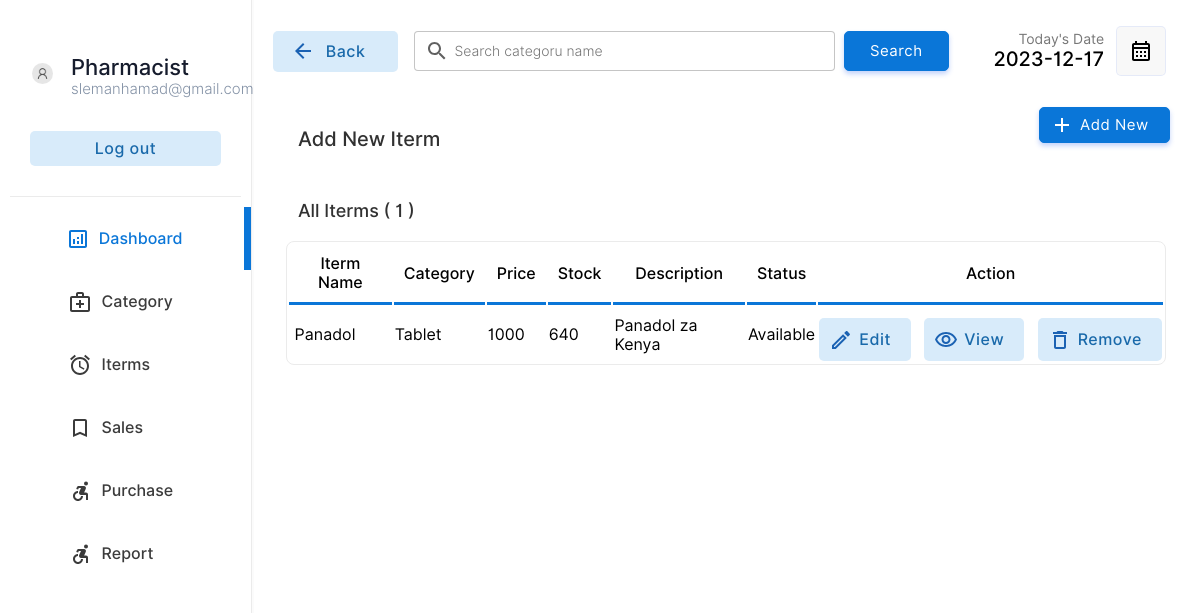
Page /pharmacist/iterm.php (signed in) on the committed database.
### tables this page shows
CREATE TABLE `iterm` (
  `iterm_id` int NOT NULL AUTO_INCREMENT,
  `iterm_name` varchar(255) NOT NULL,
  `stock` int NOT NULL DEFAULT '0',
  `iterm_price` float NOT NULL DEFAULT '0',
  `iterm_description` varchar(500) DEFAULT NULL,
  `status` varchar(255) NOT NULL DEFAULT 'Active',
  `category_id` int NOT NULL,
  `user_id` int NOT NULL,
  PRIMARY KEY (`iterm_id`),
  KEY `item_FK` (`category_id`),
  CONSTRAINT `item_FK` FOREIGN KEY (`category_id`) REFERENCES `category` (`category_id`) ON DELETE CASCADE ON UPDATE CASCADE
);

CREATE TABLE `category` (
  `category_id` int NOT NULL AUTO_INCREMENT,
  `category_name` varchar(100) NOT NULL,
  `category_status` int DEFAULT NULL,
  `user_id` int NOT NULL,
  PRIMARY KEY (`category_id`)
);

### pharmacist/iterm.php (the view, shortened to what this page needs)
<!DOCTYPE html>
<html lang="en">
<head>
    <link rel="stylesheet" href="../css/animations.css">
    <link rel="stylesheet" href="../css/main.css">
    <link rel="stylesheet" href="../css/admin.css">
</head>
<body>
    <?php
    include("../connection.php");
    ?>
    <div class="container">
        <div class="menu">
            <table class="menu-container" border="0">
                <tr>
                    <td style="padding:10px" colspan="2">
                        <table border="0" class="profile-container">
                            <tr>
                                <td width="30%" style="padding-left:20px">
                                    <img src="../img/user.png" alt="" width="100%" style="border-radius:50%">
                                </td>
                                <td style="padding:0px;margin:0px;">
                                    <p class="profile-title">
                                        <?php echo $_SESSION["user_role"]; ?>
                                    </p>
                                    <p class="profile-subtitle">
                                        <?php echo $_SESSION["username"]; ?>
                                    </p>
                                </td>
                            </tr>
                            <tr>
                                <td colspan="2">
                                    <a href="../action/log_out.php"><input type="button" value="Log out"
                                            class="logout-btn btn-primary-soft btn"></a>
                                </td>
                            </tr>
                        </table>
                    </td>
                </tr>
                <tr class="menu-row">
                    <td class="menu-btn menu-icon-dashbord menu-active menu-icon-dashbord-active">
                        <a href="index.php" class="non-style-link-menu non-style-link-menu-active">
                            <div>
                                <p class="menu-text">Dashboard</p>
                        </a>
        </div></a>
        <tr class="menu-row">
            <td class="menu-btn menu-icon-doctor ">
                <a href="category.php" class="non-style-link-menu ">
                    <div>
                        <p class="menu-text">Category</p>
                </a>
    </div>
    <tr class="menu-row">
        <td class="menu-btn menu-icon-schedule">
            <a href="iterm.php" class="non-style-link-menu">
                <div>
                    <p class="menu-text">Iterms</p>
                </div>
            </a>
        </td>
    </tr>
    <tr class="menu-row">
        <td class="menu-btn menu-icon-appoinment">
            <a href="sales.php" class="non-style-link-menu">
                <div>
                    <p class="menu-text">Sales</p>
            </a></div>
        </td>
    </tr>
    <tr class="menu-row">
        <td class="menu-btn menu-icon-patient">
            <a href="purchase.php" class="non-style-link-menu">
                <div>
                    <p class="menu-text">Purchase</p>
            </a></div>
        </td>
    </tr>
    <tr class="menu-row">
        <td class="menu-btn menu-icon-patient">
            <a href="report.php" class="non-style-link-menu">
                <div>
                    <p class="menu-text">Report</p>
            </a></div>
        </td>
    </tr>
    <div class="dash-body">
        <table border="0" width="100%" style=" border-spacing: 0;margin:0;padding:0;margin-top:25px; ">
            <tr>
                <td width="13%">
                    <a href="iterm.php"><button class="login-btn btn-primary-soft btn btn-icon-back"
                            style="padding-top:11px;padding-bottom:11px;margin-left:20px;width:125px">
                            <font class="tn-in-text">Back</font>
                        </button></a>
                </td>
                <td>
                    <form action="" method="post" class="header-search">
                        <input type="search" name="search" class="input-text header-searchbar"
                            placeholder="Search categoru name" list="iterm">&nbsp;&nbsp;
                        <input type="Submit" value="Search" class="login-btn btn-primary btn"
                            style="padding-left: 25px;padding-right: 25px;padding-top: 10px;padding-bottom: 10px;">
                    </form>
                </td>
                <td width="15%">
                    <p style="font-size: 14px;color: rgb(119, 119, 119);padding: 0;margin: 0;text-align: right;">
                        Today's Date
                    </p>
                    <p class="heading-sub12" style="padding: 0;margin: 0;">
                        <?php
                        $date = date('Y-m-d');
                        echo $date;
                        ?>
                    </p>
                </td>
                <td width="10%">
                    <button class="btn-label" style="display: flex;justify-content: center;align-items: center;"><img
                            src="../img/calendar.svg" width="100%"></button>
                </td>
            </tr>
            <tr>
                <td colspan="2" style="padding-top:30px;">
                    <p class="heading-main12" style="margin-left: 45px;font-size:20px;color:rgb(49, 49, 49)">Add New
                        Iterm</p>
                </td>
                <td colspan="2">
                    <a href="?action=add&id=none&error=0" class="non-style-link"><button
                            class="login-btn btn-primary btn button-icon"
                            style="display: flex;justify-content: center;align-items: center;margin-left:75px;background-image: url('../img/icons/add.svg');">Add
                            New</font></button>
                    </a>
                </td>
            </tr>
            <tr>
                <?php
                $count = $conn->query("SELECT * from category c,iterm i where c.category_id = i.category_id order by i.iterm_name asc");
                $number = $count->num_rows;
                ?>
                <td colspan="4" style="padding-top:10px;">
                    <p class="heading-main12" style="margin-left: 45px;font-size:18px;color:rgb(49, 49, 49)">All Iterms
                        (
                        <?php echo $number; ?> )
                    </p>
                </td>
            </tr>
            <tr>
                <td colspan="4">
                    <center>
                        <div class="abc scroll">
                            <table width="93%" class="sub-table scrolldown" border="0">
                                <thead>
                                    <tr>
                                        <th class="table-headin">
                                            Iterm Name
                                        </th>
                                        <th class="table-headin">
                                            Category
                                        </th>
                                        <th class="table-headin">
                                            Price
                                        </th>
                                        <th class="table-headin">
                                            Stock
                                        </th>
                                        <th class="table-headin">
                                            Description
                                        </th>
                                        <th class="table-headin">
                                            Status
                                        </th>
                                        <th class="table-headin">
                                            Action
                                        </th>
                                    </tr>
                                </thead>
                                <tbody>
                                    <?php
                                    $all_iterm = $conn->query("SELECT * from category c,iterm i where c.category_id = i.category_id order by i.iterm_name asc");
                                    if ($all_iterm->num_rows > 0) {
                                        while ($row = $all_iterm->fetch_array()) {
                                            $status = "";
                                            if ($row["category_status"] == 1) {
                                                $status = "Available";
                                            } else {
                                                $status = "Not Available";
                                            }
                                            echo '<tr>
                                        <td> &nbsp;' .
                                                $row["iterm_name"]
                                                . '</td>
                                        <td>
                                            ' . $row["category_name"] . '
                                        </td>
                                        <td>
                                        ' .$row["iterm_price"] . '
                                    </td>
                                    <td>
                                    ' . $row["stock"] . '
                                </td>
                                <td>
                                ' . $row["iterm_description"] . '
                            </td>
                                <td>
                                ' . $status . '
                            </td>
                                        <td>
                                        <div style="display:flex;justify-content: center;">
                                        <a href="?action=edit&id=' . $row["iterm_id"] . '&error=0" class="non-style-link"><button  class="btn-primary-soft btn button-icon btn-edit"  style="padding-left: 40px;padding-top: 12px;padding-bottom: 12px;margin-top: 10px;"><font class="tn-in-text">Edit</font></button></a>
                                        &nbsp;&nbsp;&nbsp;
                                        <a href="?action=view&id=' . $row["iterm_id"] . '" class="non-style-link"><button  class="btn-primary-soft btn button-icon btn-view"  style="padding-left: 40px;padding-top: 12px;padding-bottom: 12px;margin-top: 10px;"><font class="tn-in-text">View</font></button></a>
                                       &nbsp;&nbsp;&nbsp;
                                       <a href="?action=drop&id=' . $row["iterm_id"] . '&name=' . $row["iterm_name"] . '" class="non-style-link"><button  class="btn-primary-soft btn button-icon btn-delete"  style="padding-left: 40px;padding-top: 12px;padding-bottom: 12px;margin-top: 10px;"><font class="tn-in-text">Remove</font></button></a>
                                        </div>
                                        </td>
                                    </tr>';
                                        }
                                    }
                                    ?>
                                </tbody>
                            </table>
                        </div>
                    </center>
                </td>
            </tr>
        </table>
    </div>
</body>
</html>

### css/main.css (style rules this page uses)
:root { --primarycolor: #0A76D8; --primarycolorhover: #006dd3; --btnice:#D8EBFA; --btnnicetext:#1b62b3; }
body { margin: 0; padding: 0; border-spacing: 0; font-family: 'Inter', sans-serif; }
.input-text { border-radius: 4px; border: 0.5px solid rgb(226, 226, 226); padding: 10px; width: 92%; transition: 0.2s; outline: none; }
.input-text { border: 1px solid #e9ecef; font-size: 14px; line-height: 26px; background-color: #fff; display: block; width: 100%; padding: .375rem .75rem; font-weight: 300; line-height: 1.5; color: #212529; background-color: #fff; background-clip: padding-box; -webkit-appearance: none; -moz-appearance: none; appearance: none; border-radius: .25rem; transition: border-color .15s ease-in-out,box-shadow .15s ease-in-out; }
.input-text::placeholder { font-family: 'Inter', sans-serif; }
.btn { cursor: pointer; padding: 8px 20px; outline: none; text-decoration: none; font-size: 15px; letter-spacing: 0.5px; transition: all 0.3s; border-radius: 5px; font-family: 'Inter', sans-serif; }
.btn-primary { background-color: var(--primarycolor) ; border: 1px solid var(--primarycolor) ; color: #fff ; box-shadow: 0 3px 5px 0 rgba(57,108,240,0.3); }
.btn-primary-soft { background-color: #D8EBFA ; color: #1969AA; font-weight: 500; font-size: 16px; border: none; }
.non-style-link:link, .non-style-link:visited, .non-style-link:hover, .non-style-link:active { text-decoration: none; color: rgb(43, 43, 43); }
.btn-label { margin-left: 10px; padding: 12px 12px; outline: none; text-decoration: none; font-size: 15px; letter-spacing: 0.5px; transition: all 0.3s; border-radius: 5px; background-color: #f0f0f073; border: 1px solid rgba(57,108,240,0.1) ; font-family: 'Inter', sans-serif; }
.sub-table { border: 1px solid #ebebeb; border-radius: 8px; }
.table-headin { font-size: 16px; font-weight: 500; padding: 10px; border-bottom: 3px solid var(--primarycolor); }
.abc { width: 100%; height: 550px; overflow: auto; }
input[type=search] { background-image: url('../img/search.svg'); background-position: 10px 50%; background-repeat: no-repeat; transition: 0.5s; padding: 8px 20px 8px 40px; }
.button-icon { background-position: 10px 50%; background-repeat: no-repeat; transition: 0.5s; padding: 8px 20px 8px 40px; }
.menu-btn { padding:6px; color: #3b3b3b; background-position: 30% 50%; background-repeat: no-repeat; transition: 0.5s; }
.menu-text { padding-left: 40%; font-weight: 500; font-size: 16px; }
.menu-active { color: var(--primarycolor); border-right: 7px solid var(--primarycolor); background-color: var(); }
.non-style-link-menu:link, .non-style-link-menu:visited, .non-style-link-menu:active { text-decoration: none; color: #3b3b3b; }
.non-style-link-menu-active:link, .non-style-link-menu-active:visited, .non-style-link-menu-active:active { text-decoration: none; color: var(--primarycolor); }
.menu-icon-dashbord { background-image: url('../img/icons/dashboard.svg'); }
.menu-icon-doctor { background-image: url('../img/icons/doctors.svg'); }
.menu-icon-schedule { background-image: url('../img/icons/schedule.svg'); }
.menu-icon-appoinment { background-image: url('../img/icons/book.svg'); }
.menu-icon-patient { background-image: url('../img/icons/patients.svg'); }
.menu-icon-dashbord:hover,.menu-icon-dashbord-active { color: var(--primarycolor); background-image: url('../img/icons/dashboard-hover.svg'); }
.btn-icon-back { background-image: url('../img/icons/back-iceblue.svg'); background-position: 18px 50%; background-repeat: no-repeat; transition: 0.5s; padding: 8px 20px 8px 40px; }
.btn-edit { background-image: url('../img/icons/edit-iceblue.svg'); }
.btn-view { background-image: url('../img/icons/view-iceblue.svg'); }
.btn-delete { background-image: url('../img/icons/delete-iceblue.svg'); }

### pharmacist/iterm.php (style rules this page uses)
.sub-table { animation: transitionIn-Y-bottom 0.5s; }

### rows in the picture
iterm: iterm_name "Panadol", category.category_name "Tablet", iterm_price "1000", stock "640", iterm_description "Panadol za Kenya", category.category_status "Available"

### other values in the picture
$_SESSION["user_role"] "Pharmacist"
$_SESSION["username"] "slemanhamad@gmail.com"
$number "1"
